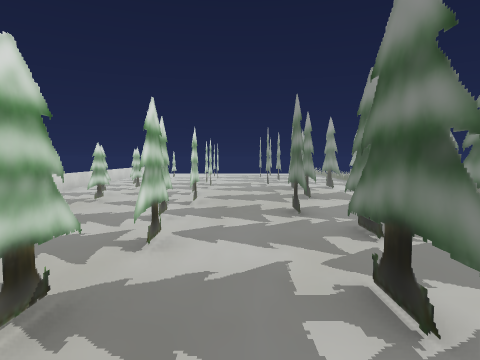
view 1 (above)

24 first-person views from a walk through a Unity game level. The camera is 1.4 m above the floor, tilts 4° down and sees 75° across. The floor is counted in squares, 1 m on a side. Each view is taken from the middle of a square. On the plan, view 1 faces up. The plan holds only what a view shows up to about 14 squares ahead; the rest is blank. The place goes on beyond the plan. Some surface patterns are stand-ins.

view 2
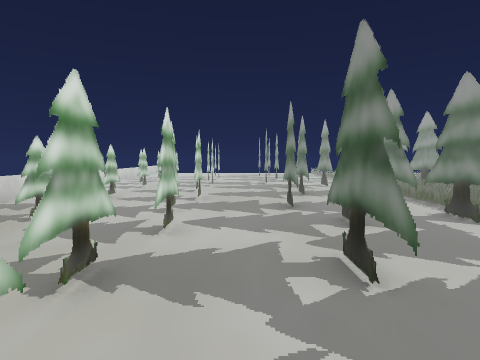

view 3
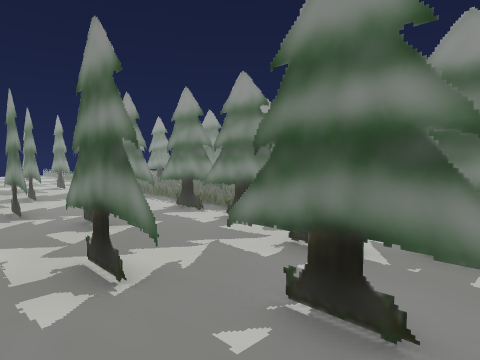

view 4
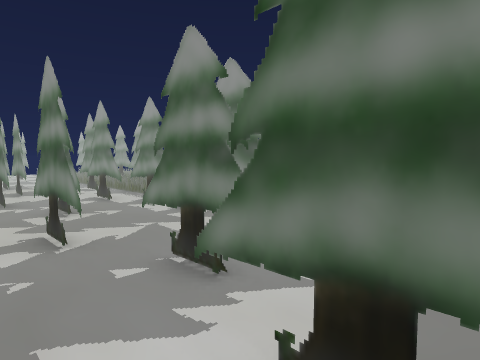

view 5
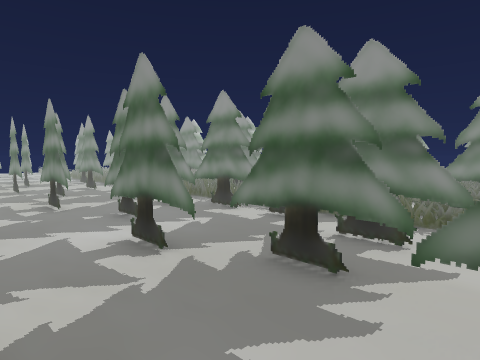

view 6
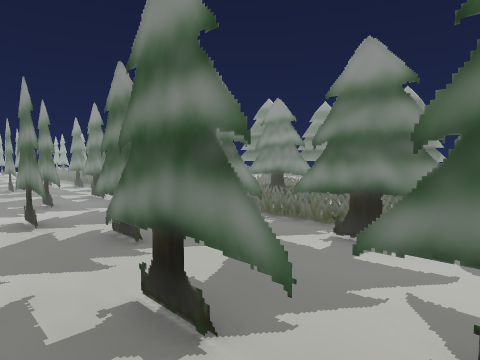

view 7
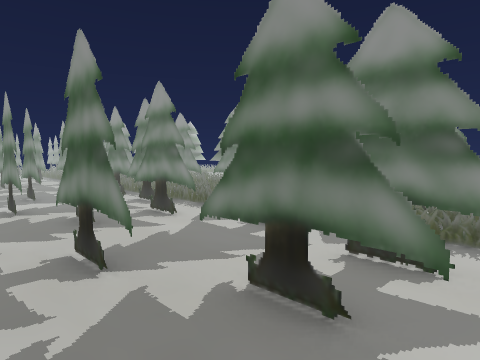

view 8
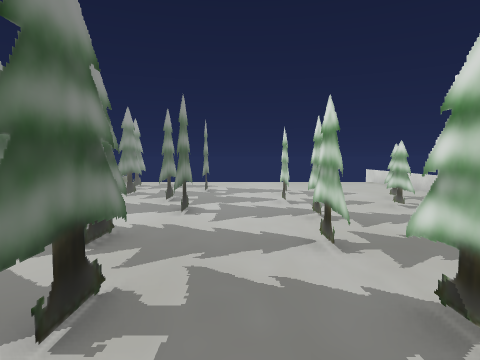

view 9
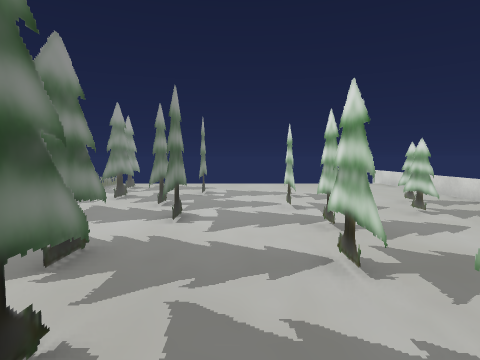

view 10
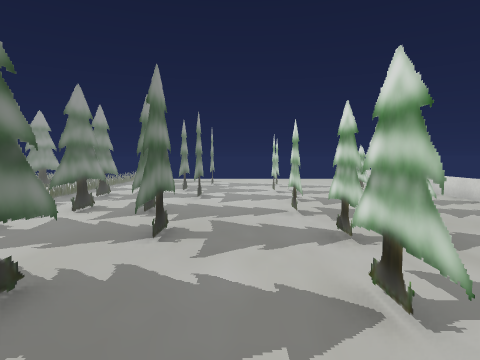

view 11
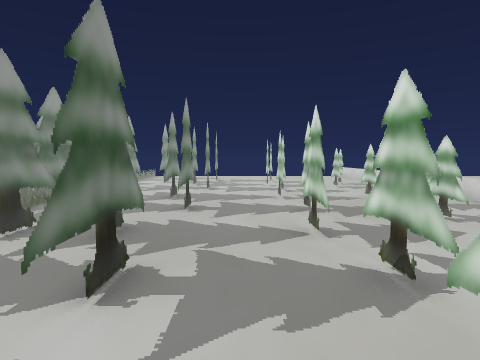

view 12
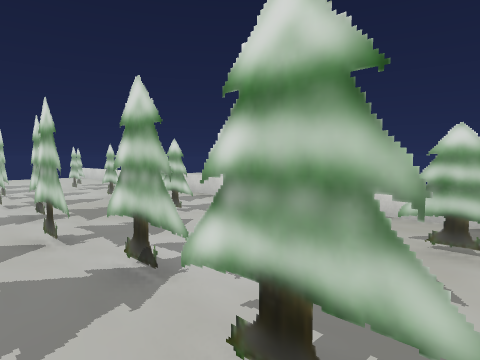

view 13
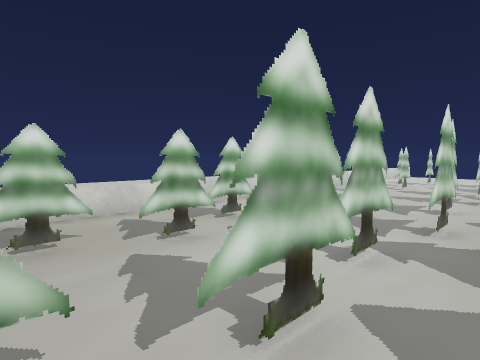

view 14
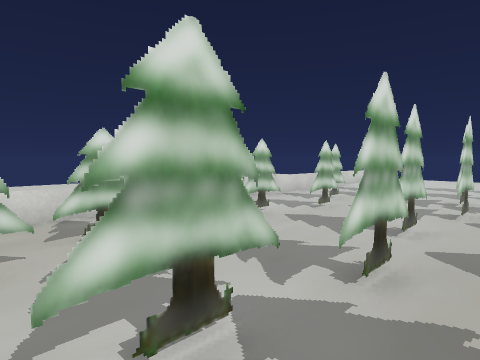

view 15
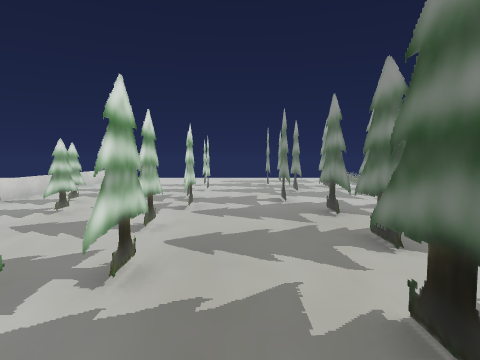

view 16
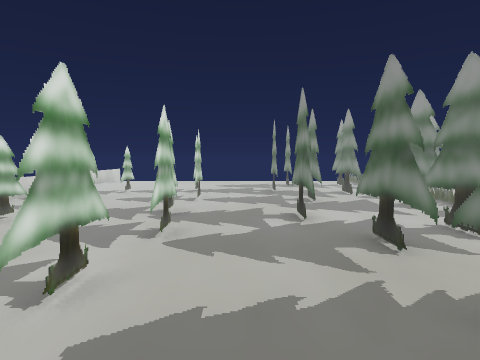

view 17
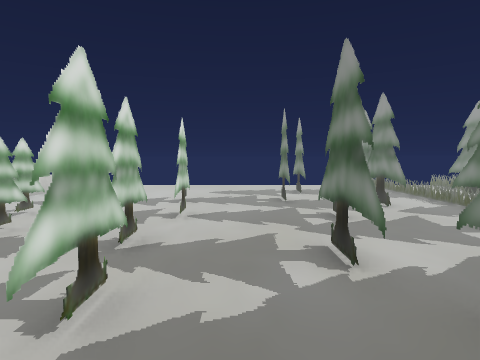

view 18
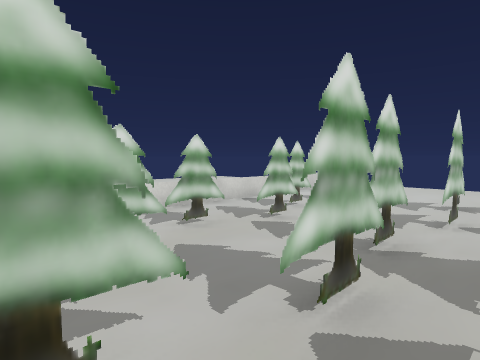

view 19
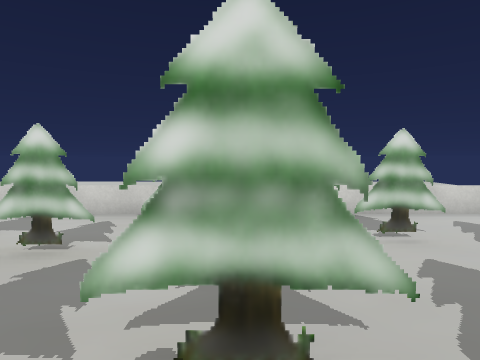

view 20
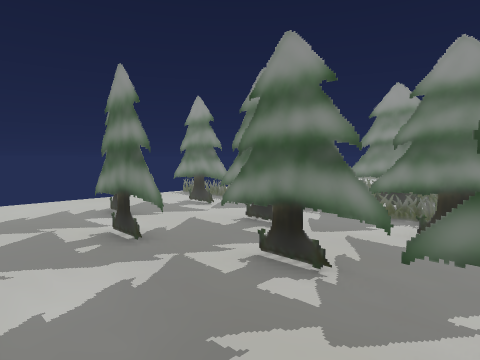

view 21
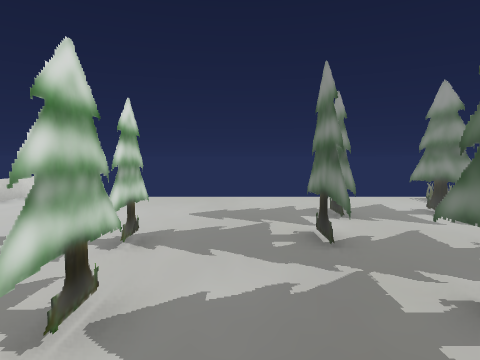

view 22
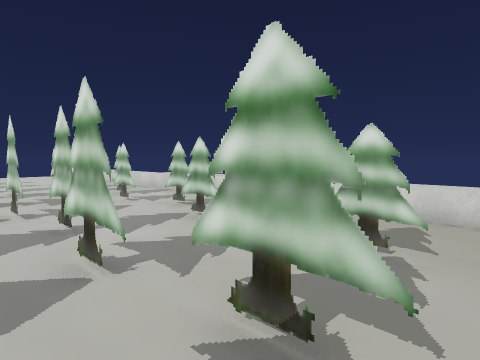

view 23
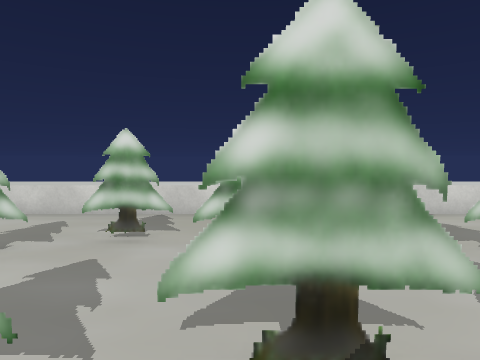

view 24
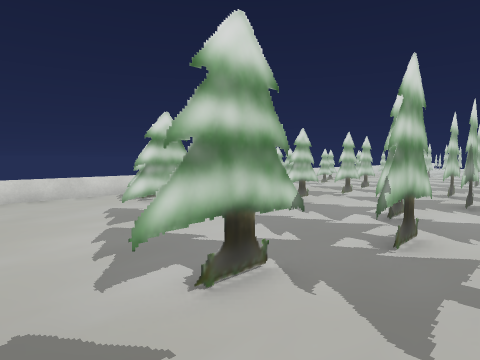

### Floor plan
Key: @ floor where view 1 was taken; # wall or solid block; . floor; = window, fence, low wall or low ledge; T thing the floor can be seen under or through.
Columns run from 8 left of view 1 to 9 right of it. Each row starts with its distance up from view 1.
 29 =
 28 =    ..........
 27 =.  ...........=
 26  .. ......#..#.=
 25 = . ......#..#.= #
 24 = .......##..#.= #
 23 =.....#..##.##.= #
 22 =..#..#..#..#..=##
 21 =..T..#..##.#..=#
 20 =..T...#..#.##.=#
 19 =..T...#..#..#.=#
 18 =..T..T..##..#.
 17 =..T..T..#...#
 16 =..T..TT.TT.##
 15 =..T...T.TT.#
 14 =..T...T..T.#
 13 =..T..T...T.    #
 12 =..T..T...T..# =#
 11 =..T..T...T..#==
 10 =..T...#..T. #== #
  9 =..T...#.#T.##== #
  8 =..T..T..#..##==
  7 =..T..T..##.##==
  6 =..T..TT..#. #==
  5 =..T...T..#..#=
  4  ..#..TT.##..# =
  3 =..#..T..#..##== #
  2 =..T..T..##.##==##
  1 =..T..T#. #.##=
  0 =..T...#@.#.##==#
 -1 =..T.. T.##..#==#
 -2 =..T..T..#...#== #
 -3 =..T..T..##.##== #
 -4 =..T..TT.##.##== #
 -5 =..T...T..#.##==##
 -6  ..T.. T.##.##= #
 -7  ..T..T..#...#=
 -8 =..T..T..#...#=
 -9 =..T.. T.##.##=
-10 =..T...#..#.##==
-11  ..T..T#..#.##=
-12 =..T..T..##.##=
-13 =..T..T..#...#.=
-14 =..T.. T.##..#.=
-15 =..T...#. #..#.  #
-16 =..T..##..#.##   #
-17 =.....#..##.#.
-18 =.....#..#..#.
-19 =........#..#
-20  ........#...
-21         ... .

Positions as (right, up) in squares from view 1, and headings:
1: (0, 0), facing up
2: (0, -1), facing up
3: (0, -1), facing up-right
4: (0, -3), facing up-right
5: (-1, -7), facing up-right
6: (0, -10), facing up-right
7: (0, -12), facing up-right
8: (0, -5), facing down
9: (0, -6), facing down
10: (0, -2), facing down
11: (0, 1), facing down
12: (0, 1), facing down-left
13: (0, 3), facing up-left
14: (0, 6), facing up-left
15: (0, 6), facing up
16: (0, 9), facing up
17: (0, 12), facing up
18: (0, 12), facing up-left
19: (0, 17), facing left
20: (-1, 17), facing up-right
21: (0, 17), facing up
22: (0, 4), facing down-left
23: (0, 2), facing left
24: (4, -21), facing up-left
